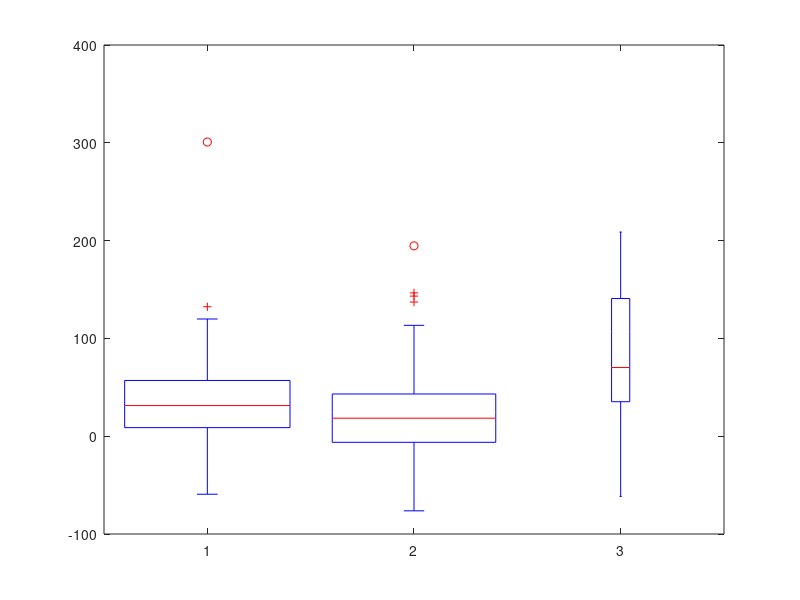

MATLAB code to generate this figure: (Note: this script raises an error after producing the figure.)

%%
load("LFP_example_eyemovement.mat")

%% boxplot
figure;
boxplot([LFP.mov-LFP.mov_baseline, [LFP.std-LFP.std_baseline;NaN(20,1)],[LFP.dev-LFP.dev_baseline;NaN(180,1)]])
hold on
swarmchart([ones(200,1); 2*ones(200,1); 3*ones(200,1)], [LFP.mov-LFP.mov_baseline; [LFP.std-LFP.std_baseline;NaN(20,1)];[LFP.dev-LFP.dev_baseline;NaN(180,1)]], 25,'filled', 'XJitterWidth',0.4, 'MarkerFaceAlpha',0.4)
xticklabels({'Movement', 'Standard', 'Deviant'})
title('240516_turtle29_5', 'Interpreter','none')
% calculate p-values
p_std = permutationTest(LFP.mov(~isnan(LFP.mov))-LFP.mov_baseline(~isnan(LFP.mov)), LFP.std-LFP.std_baseline, 10000);
p_dev = permutationTest(LFP.mov(~isnan(LFP.mov))-LFP.mov_baseline(~isnan(LFP.mov)), LFP.dev-LFP.dev_baseline, 10000);
